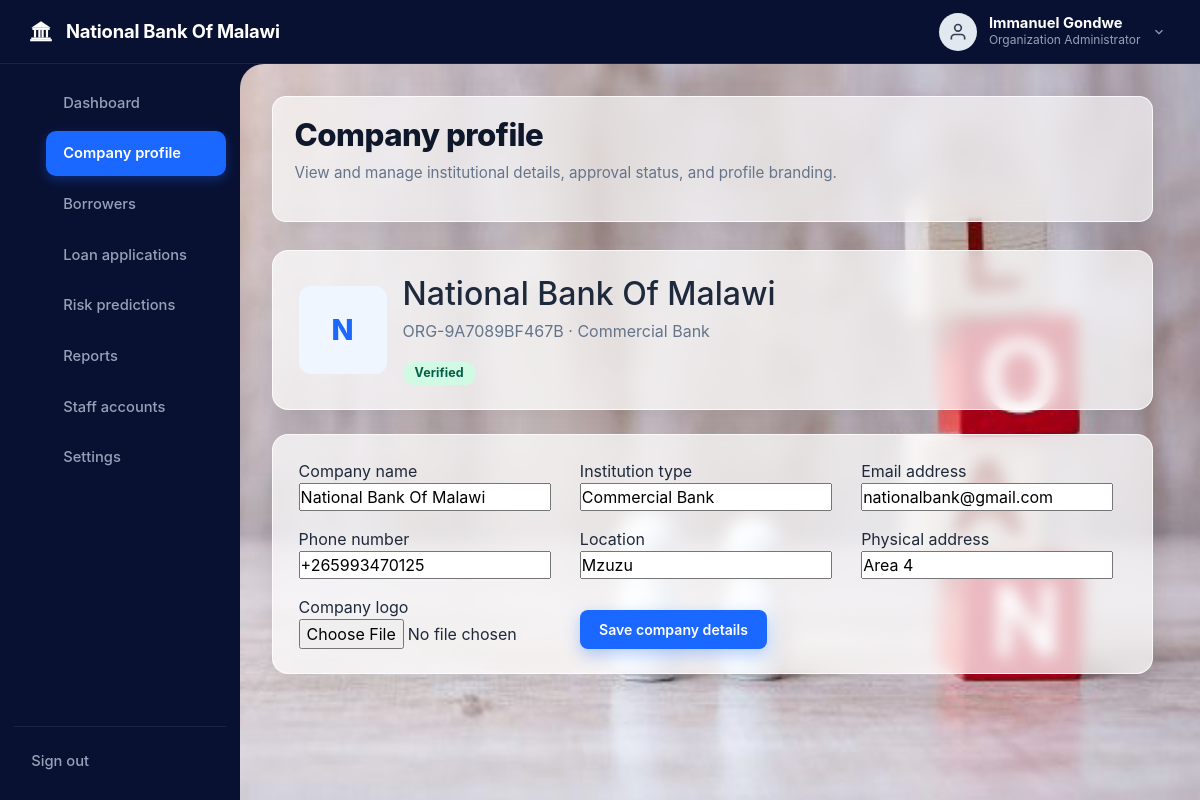
Screenshot of /company-profile (signed in) with the database file from the repository.
### models.py (models this page shows, shortened)
class Organization(db.Model):
    __tablename__ = 'organizations'
    id = db.Column(db.Integer, primary_key=True)
    org_code = db.Column(db.String(30), unique=True, nullable=False) # e.g. ORG-1001
    name = db.Column(db.String(150), nullable=False)
    org_type = db.Column(db.String(80), nullable=False, default='Microfinance Institution') # Bank, MFI, SACCO, Fintech
    email = db.Column(db.String(150), nullable=False)
    phone = db.Column(db.String(50), nullable=False)
    location = db.Column(db.String(100), nullable=True)
    address = db.Column(db.String(255), nullable=True)
    logo_path = db.Column(db.String(255), nullable=True)
    verification_status = db.Column(db.String(30), nullable=False, default='Pending Approval')
    created_at = db.Column(db.DateTime, default=utc_now)
    users = db.relationship('User', backref='organization', lazy=True, cascade='all, delete-orphan')
    applicants = db.relationship('Applicant', backref='organization', lazy=True, cascade='all, delete-orphan')
    applications = db.relationship('LoanApplication', backref='organization', lazy=True, cascade='all, delete-orphan')
    audit_logs = db.relationship('AuditLog', backref='organization', lazy=True, cascade='all, delete-orphan')

class User(UserMixin, db.Model):
    __tablename__ = 'users'
    id = db.Column(db.Integer, primary_key=True)
    organization_id = db.Column(db.Integer, db.ForeignKey('organizations.id'), nullable=True) # Null for Platform Owner
    user_code = db.Column(db.String(20), unique=True, nullable=False) # e.g. USR-001
    name = db.Column(db.String(150), nullable=False)
    email = db.Column(db.String(150), unique=True, nullable=False)
    phone_number = db.Column(db.String(20), nullable=True)
    national_id = db.Column(db.String(30), unique=True, nullable=True)
    password = db.Column(db.String(255), nullable=False)
    role = db.Column(db.String(50), nullable=False, default='Loan Officer') # Platform Owner, Organization Administrator, Loan Officer, Manager, Auditor
    status = db.Column(db.String(20), nullable=False, default='Active') # Active, Inactive, Suspended
    created_at = db.Column(db.DateTime, default=utc_now)
    last_login = db.Column(db.DateTime, nullable=True)
    registered_applicants = db.relationship('Applicant', backref='registered_by_user', lazy=True)
    loan_applications = db.relationship('LoanApplication', backref='created_by_user', lazy=True)
    predictions = db.relationship('RiskPrediction', backref='assessed_by_user', lazy=True)
    decisions = db.relationship('LoanDecision', backref='decided_by_user', lazy=True)
    @property
    def is_platform_owner(self):
        return self.role == 'Platform Owner'
    @property
    def is_org_admin(self):
        return self.role in ['Organization Administrator', 'Administrator', 'Platform Owner']

### main.py (the view, shortened to what this page needs)
@main.route('/company-profile', methods=['GET', 'POST'])
@login_required
def company_profile():
    organization = current_user.organization
    if not organization:
        abort(404)
    return render_template(
        'company_profile.html',
        organization=organization,
        active_page='company_profile'
    )

### main.py (called while the page is built, shortened)
@main.before_request
def restrict_platform_owner_to_platform_operations():
    if not current_user.is_authenticated:
        if request.endpoint in PLATFORM_OWNER_ENDPOINTS | WORKSPACE_ENDPOINTS:
            _record_unauthorized_access()
        return
    workspace_endpoints = {
        'static', 'main.index', 'main.register_organization',
        'auth.login', 'auth.signup', 'main.profile',
        *WORKSPACE_ENDPOINTS,
        'auth.logout'
    }
    if request.endpoint not in workspace_endpoints:
        _record_unauthorized_access()
        abort(404)

### templates/company_profile.html (shortened to what this page needs)
{% extends "base.html" %}
{% block content %}
<div class="dashboard-viewport">
  {% include 'header.html' %}
  <div class="dashboard-body-container">
    {% include 'sidebar.html' %}
    <main class="dashboard-main-content">
      <header class="workspace-header-row">
        <div>
          <h1 class="welcome-heading">Company profile</h1>
          <p class="welcome-subtext">View and manage institutional details, approval status, and profile branding.</p>
        </div>
      </header>
      <section class="chart-card-box" style="margin-bottom: 1.5rem;">
        <div style="display: flex; align-items: center; gap: 1rem; flex-wrap: wrap;">
          {% if organization.logo_path %}
          <img src="{{ url_for('static', filename=organization.logo_path) }}" alt="{{ organization.name }} logo" style="width: 88px; height: 88px; object-fit: contain; border-radius: 12px; border: 1px solid #e2e8f0;">
          {% else %}
          <div style="width: 88px; height: 88px; border-radius: 12px; background: #eff6ff; color: #1a68ff; display: grid; place-items: center; font-size: 1.8rem; font-weight: 800;">{{ organization.name[0]|upper }}</div>
          {% endif %}
          <div>
            <h2 style="margin-bottom: .35rem;">{{ organization.name }}</h2>
            <p style="color: #64748b;">{{ organization.org_code }} &middot; {{ organization.org_type }}</p>
            <span class="badge {% if organization.verification_status == 'Verified' %}badge-low{% else %}badge-moderate{% endif %}">
              {{ organization.verification_status }}
            </span>
          </div>
        </div>
      </section>
      <section class="chart-card-box">
        {% if current_user.is_org_admin %}
        <form method="POST" enctype="multipart/form-data" style="display: grid; grid-template-columns: repeat(auto-fit, minmax(220px, 1fr)); gap: 1rem;">
          <label>Company name
            <input name="name" value="{{ organization.name }}" maxlength="150" required>
          </label>
          <label>Institution type
            <input name="org_type" value="{{ organization.org_type }}" maxlength="80">
          </label>
          <label>Email address
            <input type="email" name="email" value="{{ organization.email }}" maxlength="150" required>
          </label>
          <label>Phone number
            <input name="phone" value="{{ organization.phone }}" maxlength="50">
          </label>
          <label>Location
            <input name="location" value="{{ organization.location or '' }}" maxlength="100">
          </label>
          <label>Physical address
            <input name="address" value="{{ organization.address or '' }}" maxlength="255">
          </label>
          <label>Company logo
            <input type="file" name="logo" accept=".png,.jpg,.jpeg,.webp,image/png,image/jpeg,image/webp">
          </label>
          <div style="display: flex; align-items: end;">
            <button type="submit" class="btn btn-hero-primary">Save company details</button>
          </div>
        </form>
        {% endif %}
      </section>
    </main>
  </div>
</div>
{% endblock %}

### templates/header.html (shortened to what this page needs)
<header class="dashboard-topbar">
  <div class="topbar-brand">
    <a href="{{ url_for('main.platform_admin' if current_user.is_platform_owner else 'main.profile') }}" style="display: flex; align-items: center; gap: 0.75rem; color: #ffffff;">
      <span>{{ current_user.organization.name if current_user.organization else 'Platform Operations' }}</span>
    </a>
  </div>
  <div class="topbar-right">
    <a href="{{ url_for('main.view_profile') }}" class="user-profile-menu" aria-label="View profile for {{ current_user.name }}" title="View profile">
      <div class="user-avatar-circle">
        <svg width="20" height="20" viewBox="0 0 24 24" fill="none" stroke="currentColor" stroke-width="2"><path d="M20 21v-2a4 4 0 0 0-4-4H8a4 4 0 0 0-4 4v2"></path><circle cx="12" cy="7" r="4"></circle></svg>
      </div>
      <div class="user-text-info">
        <div class="user-name-title">{{ current_user.name }}</div>
        <div class="user-role-subtitle">{{ current_user.role }}</div>
      </div>
      <svg width="14" height="14" viewBox="0 0 24 24" fill="none" stroke="#94a3b8" stroke-width="2"><polyline points="6 9 12 15 18 9"></polyline></svg>
    </a>
  </div>
</header>

### static/beauty.css (style rules this page uses)
:root { --primary-blue: #1a68ff; --primary-blue-hover: #0b55ea; --dark-navy: #0a1232; --dark-sidebar: #0d173d; --dark-sidebar-hover: #15245c; --bg-page: #f4f6fc; --text-dark: #1e293b; --text-muted: #64748b; --text-light: #94a3b8; --border-color: #e2e8f0; --card-bg: #ffffff; --success-green: #10b981; --warning-orange: #f59e0b; --danger-red: #ef4444; --radius-sm: 8px; --radius-md: 12px; --radius-lg: 16px; --radius-xl: 20px; --shadow-sm: 0 1px 3px rgba(0,0,0,0.05); --shadow-md: 0 4px 12px rgba(15, 23, 42, 0.06); --shadow-lg: 0 10px 25px rgba(15, 23, 42, 0.08); }
* { box-sizing: border-box; margin: 0; padding: 0; font-family: -apple-system, BlinkMacSystemFont, "Segoe UI", Roboto, "Helvetica Neue", Arial, sans-serif; }
body { background-color: var(--bg-page); color: var(--text-dark); line-height: 1.5; min-height: 100vh; }
a { color: var(--primary-blue); text-decoration: none; transition: all 0.2s ease; }
.btn-hero-primary { display: inline-flex; align-items: center; gap: 0.5rem; background: var(--primary-blue); color: #ffffff; font-size: 1rem; font-weight: 600; padding: 0.8rem 1.8rem; border-radius: 25px; box-shadow: 0 6px 16px rgba(26, 104, 255, 0.3); transition: all 0.2s ease; }

### static/extended_beauty.css (style rules this page uses)
.btn { display: inline-flex; align-items: center; justify-content: center; gap: 0.4rem; padding: 0.55rem 1.2rem; border-radius: 8px; font-size: 0.88rem; font-weight: 600; cursor: pointer; border: none; transition: all 0.2s ease; text-decoration: none; white-space: nowrap; }
.badge { display: inline-flex; align-items: center; padding: 0.3rem 0.75rem; border-radius: 20px; font-size: 0.78rem; font-weight: 700; letter-spacing: 0.01em; white-space: nowrap; }
.badge-low { background: #d1fae5; color: #065f46; }

### rows the page displays
Organization: organization "National Bank Of Malawi", name "N", name "National Bank Of Malawi", org_code "ORG-9A7089BF467B", org_type "Commercial Bank", verification_status "Verified", email "nationalbank@gmail.com", phone "+265993470125", location "Mzuzu", address "Area 4"
User: name "Immanuel Gondwe", role "Organization Administrator"
